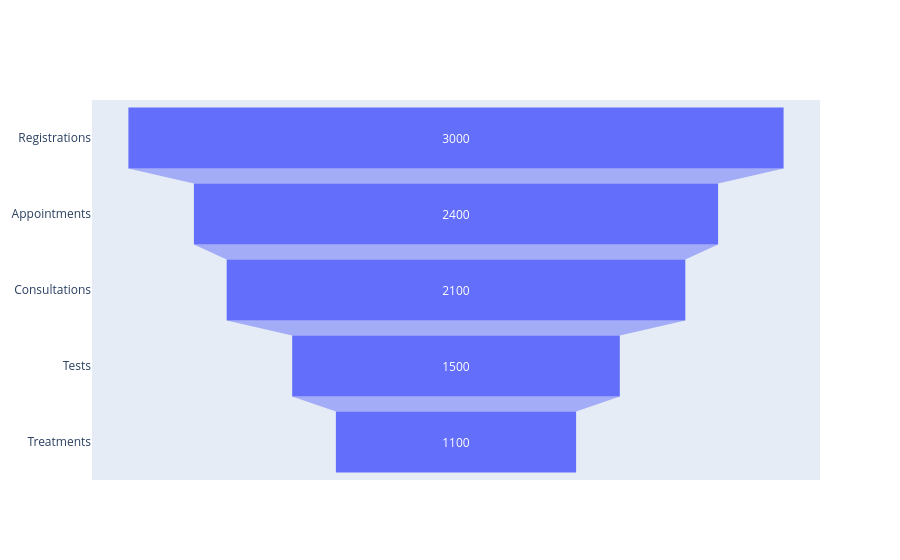

Here is the notebook cell this chart was saved with:
### Code cell
df4 = pd.DataFrame({
    "Stage": ["Registrations", "Appointments", "Consultations", "Tests", "Treatments"],
    "Count": [3000, 2400, 2100, 1500, 1100]
})

fig = go.Figure()

fig.add_trace(
    go.Funnel(
        x=df4["Count"],
        y=df4["Stage"]
    )
)

fig.show()

### Figure 1 — Plotly figure (JSON) as saved in the notebook; plotly's stock layout.template omitted (floating-point values rounded to 4 significant figures)
{"data": [{"type": "funnel", "x": [3000, 2400, 2100, 1500, 1100], "y": ["Registrations", "Appointments", "Consultations", "Tests", "Treatments"]}], "layout": {}}
